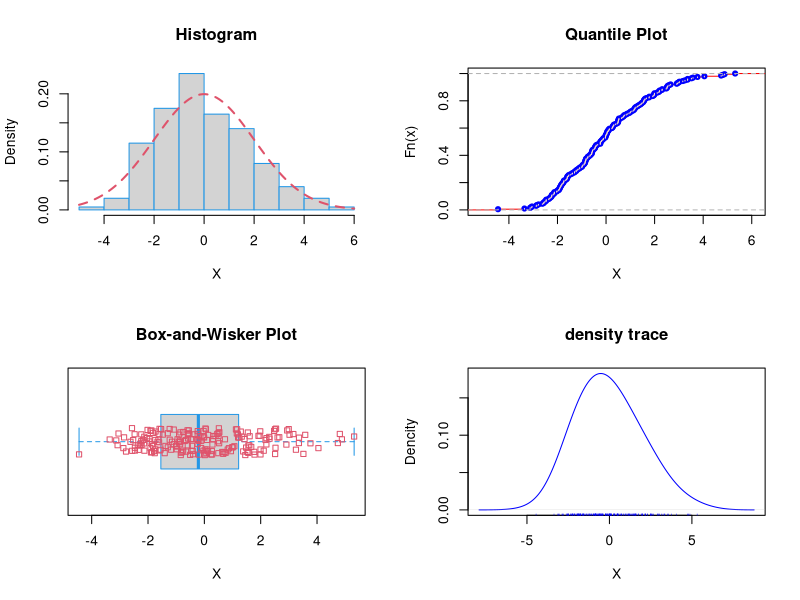

The R script that drew this image:
## ---- chunk 1
a <- 0
s <- 2
n <- 200
n3 <- 1000 
## ---- chunk 2
set.seed(0) 
X <- rnorm(n, a, s)
X3 <- rexp(n3, rate = 3)
cat("\n", "Параметри вибірки X:", "\n", "a = ", a, "\n" , "s = ", s, "\n" , "n = ", n, "\n")
cat("Перші елементи вибірки X:", head(X))
cat("Останні елементи вибірки X:", tail(X))

cat("\n", "Параметри вибірки X3:", "\n", "a = ", a, "\n" , "s = ", s, "\n" , "n =  ", n3, "\n")
cat("Перші елементи вибірки X3:", head(X3))
cat("Останні елементи вибірки X3:", tail(X3))
## ---- chunk 3
summary(X)
## ---- chunk 4
op <- par(mfrow = c(2,2))
Fn <- ecdf(table(cut(X, nclass.Sturges(X))))
Fn <- ecdf(X)
  
hist(X,
freq = FALSE,
col = "Lightgray",
main="Histogram",
border=4)
curve(dnorm(x, a, s),
col = 2,
lty = 2,
lwd = 2,
add = TRUE)

plot(Fn,
main = "Quantile Plot",
verticals = TRUE,
col.points = "blue",
col.hor = "red",
col.vert = "bisque",
xlab = "X",
ylab = "Fn(x)")

boxplot(X,
main = "Box-and-Wisker Plot",
col = "Lightgray",
border = 4,
xlab = "X",
ylab = "",
horizontal = TRUE) 

stripchart(X, method = "jitter", col = 2, add = TRUE) 

plot(density(X, adjust=2),
main = "density trace",
xlab = "X",
ylab = "Dencity",
col="blue")
rug(X, ticksize = 0.01, col="blue")
## ---- chunk 5
par(op)

# Центральні моменти
mu_3 <- mean((X - mean(X))^3) 
mu_4 <- mean((X - mean(X))^4)  

# Асиметрія та ексцес
A_s <- mu_3 / (sd(X)^3) 
E_k <- mu_4 / (sd(X)^4) - 3  

# Центральні моменти вибірки X3
mu_3_X3 <- mean((X3 - mean(X3))^3)
mu_4_X3 <- mean((X3 - mean(X3))^4)
A_s_X3 <- mu_3_X3 / (sd(X3)^3)
E_k_X3 <- mu_4_X3 / (sd(X3)^4) - 3
## ---- chunk 6
library(knitr)
results <- data.frame(
  Характеристика = c("Математичне сподівання", "Дисперсія", "Виправлена дисперсія", 
                     "СКВ", "Виправлене СКВ", "Центральний момент 3-го порядку",
                     "Центральний момент 4-го порядку", "Асимметрія", "Ексцес"),
  Теоретичне_значення = c(a, s^2, NA, s, NA, NA, NA, NA, NA),
  Вибірка_X = c(mean(X), var(X), var(X) * n / (n - 1), sd(X), sqrt(var(X) * n / (n - 1)),
                mu_3, mu_4, A_s, E_k),
  Вибірка_X3 = c(mean(X3), var(X3), var(X3) * n3 / (n3 - 1), sd(X3), 
                 sqrt(var(X3) * n3 / (n3 - 1)), mu_3_X3, mu_4_X3, A_s_X3, E_k_X3)
)

kable(results, caption = "Результати обчислень")
